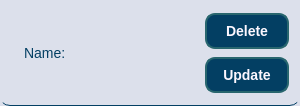
<?xml version="1.0" encoding="UTF-8"?>
<ui version="4.0">
 <class>bank_widget</class>
 <widget class="QWidget" name="bank_widget">
  <property name="geometry">
   <rect>
    <x>0</x>
    <y>0</y>
    <width>300</width>
    <height>106</height>
   </rect>
  </property>
  <property name="windowTitle">
   <string>bank_widget</string>
  </property>
  <property name="autoFillBackground">
   <bool>false</bool>
  </property>
  <property name="styleSheet">
   <string notr="true">QWidget {
    background-color: rgb(220, 224, 235); /* Фон виджета */
  	border-bottom: 1px solid rgb(3, 63, 99); /* Более заметная граница */
    padding: 10px; /* Отступы внутри виджета */
    border-radius: 10px; /* Закругленные углы */
}
QLabel {
    color: rgb(3, 63, 99); /* Темный синий цвет текста */
    font-size: 14px; /* Размер шрифта */
	border-bottom: 0
}
QPushButton {
    background-color: rgb(3, 63, 99); /* Тёмно-синий основной цвет */
    color: rgb(252, 247, 255); /* Белый цвет текста */
    border: 2px solid rgb(40, 102, 110); /* Бирюзовая обводка */
    border-radius: 10px; /* Закруглённые края */
    padding: 8px 16px; /* Отступы для приятного вида */
    font-size: 14px; /* Размер шрифта */
    font-weight: bold; /* Жирный текст */
}
QPushButton:hover {
    background-color: rgb(40, 102, 110); /* Цвет кнопки при наведении */
    color: rgb(218, 223, 247); /* Голубой текст при наведении */
}
QPushButton:pressed {
    background-color: rgb(124, 152, 133); /* Цвет при нажатии */
}
</string>
  </property>
  <layout class="QGridLayout" name="gridLayout">
   <item row="0" column="0">
    <layout class="QHBoxLayout" name="horizontalLayout">
     <item>
      <layout class="QVBoxLayout" name="verticalLayout_2">
       <item>
        <spacer name="verticalSpacer">
         <property name="orientation">
          <enum>Qt::Orientation::Vertical</enum>
         </property>
         <property name="sizeHint" stdset="0">
          <size>
           <width>20</width>
           <height>40</height>
          </size>
         </property>
        </spacer>
       </item>
       <item>
        <widget class="QLabel" name="labelName">
         <property name="sizePolicy">
          <sizepolicy hsizetype="MinimumExpanding" vsizetype="Preferred">
           <horstretch>0</horstretch>
           <verstretch>0</verstretch>
          </sizepolicy>
         </property>
         <property name="styleSheet">
          <string notr="true"/>
         </property>
         <property name="text">
          <string>Name: </string>
         </property>
        </widget>
       </item>
       <item>
        <spacer name="verticalSpacer_2">
         <property name="orientation">
          <enum>Qt::Orientation::Vertical</enum>
         </property>
         <property name="sizeHint" stdset="0">
          <size>
           <width>20</width>
           <height>40</height>
          </size>
         </property>
        </spacer>
       </item>
      </layout>
     </item>
     <item>
      <layout class="QVBoxLayout" name="verticalLayout">
       <item>
        <widget class="QPushButton" name="delete_button">
         <property name="styleSheet">
          <string notr="true"/>
         </property>
         <property name="text">
          <string>Delete</string>
         </property>
        </widget>
       </item>
       <item>
        <widget class="QPushButton" name="update_button">
         <property name="styleSheet">
          <string notr="true"/>
         </property>
         <property name="text">
          <string>Update</string>
         </property>
        </widget>
       </item>
      </layout>
     </item>
    </layout>
   </item>
  </layout>
 </widget>
 <resources/>
 <connections/>
</ui>
